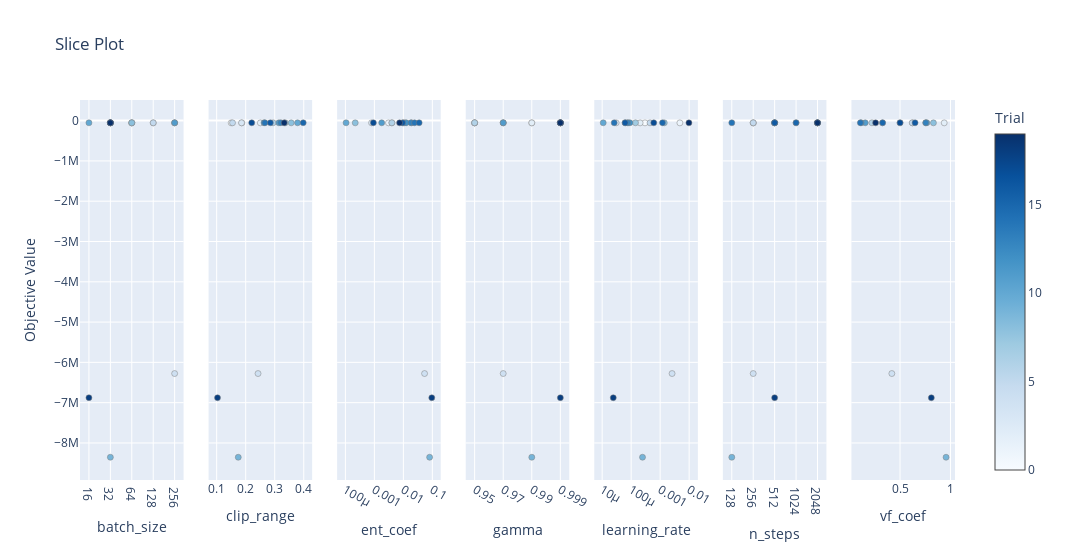

The code cell stored with this chart in its notebook:
### Markdown cell above
**Slice Plot**

This plot visualizes the objective value across the range of each hyperparameter, helping understand how each parameter influences the outcome.

### Code cell
from optuna.visualization import plot_slice

fig = plot_slice(study)
fig.show()

### Figure 1 — Plotly figure (JSON) as saved in the notebook; plotly's stock layout.template omitted (floating-point values rounded to 4 significant figures)
{"data": [{"marker": {"color": [0, 1, 2, 3, 4, 5, 6, 7, 8, 9, 10, 11, 12, 13, 14, 15, 16, 17, 18, 19], "colorbar": {"title": {"text": "Trial"}, "x": 1, "xpad": 40}, "colorscale": [[0, "rgb(247,251,255)"], [0.125, "rgb(222,235,247)"], [0.25, "rgb(198,219,239)"], [0.375, "rgb(158,202,225)"], [0.5, "rgb(107,174,214)"], [0.625, "rgb(66,146,198)"], [0.75, "rgb(33,113,181)"], [0.875, "rgb(8,81,156)"], [1, "rgb(8,48,107)"]], "line": {"color": "Grey", "width": 0.5}, "showscale": true}, "mode": "markers", "name": "Feasible Trial", "showlegend": false, "type": "scatter", "x": [64, 256, 64, 128, 256, 128, 64, 256, 64, 32, 16, 256, 32, 32, 32, 32, 32, 32, 16, 32], "xaxis": "x", "y": [-55350.0, -55480.0, -55850.0, -55350.0, -6277000.0, -54910.0, -53870.0, -53740.0, -55280.0, -8355000.0, -54170.0, -54220.0, -52960.0, -52830.0, -54420.0, -53530.0, -54040.0, -54190.0, -6878000.0, -55500.0], "yaxis": "y"}, {"marker": {"color": [0, 1, 2, 3, 4, 5, 6, 7, 8, 9, 10, 11, 12, 13, 14, 15, 16, 17, 18, 19], "colorbar": {"title": {"text": "Trial"}, "x": 1, "xpad": 40}, "colorscale": [[0, "rgb(247,251,255)"], [0.125, "rgb(222,235,247)"], [0.25, "rgb(198,219,239)"], [0.375, "rgb(158,202,225)"], [0.5, "rgb(107,174,214)"], [0.625, "rgb(66,146,198)"], [0.75, "rgb(33,113,181)"], [0.875, "rgb(8,81,156)"], [1, "rgb(8,48,107)"]], "line": {"color": "Grey", "width": 0.5}, "showscale": false}, "mode": "markers", "name": "Feasible Trial", "showlegend": false, "type": "scatter", "x": [0.15, 0.1868, 0.2504, 0.1857, 0.2425, 0.1546, 0.2944, 0.3363, 0.3567, 0.1744, 0.3786, 0.3143, 0.2631, 0.3212, 0.2664, 0.3982, 0.285, 0.2208, 0.1029, 0.3328], "xaxis": "x2", "y": [-55350.0, -55480.0, -55850.0, -55350.0, -6277000.0, -54910.0, -53870.0, -53740.0, -55280.0, -8355000.0, -54170.0, -54220.0, -52960.0, -52830.0, -54420.0, -53530.0, -54040.0, -54190.0, -6878000.0, -55500.0], "yaxis": "y2"}, {"marker": {"color": [0, 1, 2, 3, 4, 5, 6, 7, 8, 9, 10, 11, 12, 13, 14, 15, 16, 17, 18, 19], "colorbar": {"title": {"text": "Trial"}, "x": 1, "xpad": 40}, "colorscale": [[0, "rgb(247,251,255)"], [0.125, "rgb(222,235,247)"], [0.25, "rgb(198,219,239)"], [0.375, "rgb(158,202,225)"], [0.5, "rgb(107,174,214)"], [0.625, "rgb(66,146,198)"], [0.75, "rgb(33,113,181)"], [0.875, "rgb(8,81,156)"], [1, "rgb(8,48,107)"]], "line": {"color": "Grey", "width": 0.5}, "showscale": false}, "mode": "markers", "name": "Feasible Trial", "showlegend": false, "type": "scatter", "x": [0.01, 0.003064, 0.004017, 0.0007996, 0.05387, 0.01903, 0.004008, 0.01121, 0.0002184, 0.08051, 0.0001054, 0.001786, 0.01252, 0.01839, 0.0243, 0.03501, 0.009405, 0.0009234, 0.09559, 0.007404], "xaxis": "x3", "y": [-55350.0, -55480.0, -55850.0, -55350.0, -6277000.0, -54910.0, -53870.0, -53740.0, -55280.0, -8355000.0, -54170.0, -54220.0, -52960.0, -52830.0, -54420.0, -53530.0, -54040.0, -54190.0, -6878000.0, -55500.0], "yaxis": "y3"}, {"marker": {"color": [0, 1, 2, 3, 4, 5, 6, 7, 8, 9, 10, 11, 12, 13, 14, 15, 16, 17, 18, 19], "colorbar": {"title": {"text": "Trial"}, "x": 1, "xpad": 40}, "colorscale": [[0, "rgb(247,251,255)"], [0.125, "rgb(222,235,247)"], [0.25, "rgb(198,219,239)"], [0.375, "rgb(158,202,225)"], [0.5, "rgb(107,174,214)"], [0.625, "rgb(66,146,198)"], [0.75, "rgb(33,113,181)"], [0.875, "rgb(8,81,156)"], [1, "rgb(8,48,107)"]], "line": {"color": "Grey", "width": 0.5}, "showscale": false}, "mode": "markers", "name": "Feasible Trial", "showlegend": false, "type": "scatter", "x": [0.99, 0.95, 0.99, 0.95, 0.97, 0.95, 0.95, 0.97, 0.97, 0.99, 0.999, 0.97, 0.999, 0.999, 0.999, 0.999, 0.999, 0.999, 0.999, 0.999], "xaxis": "x4", "y": [-55350.0, -55480.0, -55850.0, -55350.0, -6277000.0, -54910.0, -53870.0, -53740.0, -55280.0, -8355000.0, -54170.0, -54220.0, -52960.0, -52830.0, -54420.0, -53530.0, -54040.0, -54190.0, -6878000.0, -55500.0], "yaxis": "y4"}, {"marker": {"color": [0, 1, 2, 3, 4, 5, 6, 7, 8, 9, 10, 11, 12, 13, 14, 15, 16, 17, 18, 19], "colorbar": {"title": {"text": "Trial"}, "x": 1, "xpad": 40}, "colorscale": [[0, "rgb(247,251,255)"], [0.125, "rgb(222,235,247)"], [0.25, "rgb(198,219,239)"], [0.375, "rgb(158,202,225)"], [0.5, "rgb(107,174,214)"], [0.625, "rgb(66,146,198)"], [0.75, "rgb(33,113,181)"], [0.875, "rgb(8,81,156)"], [1, "rgb(8,48,107)"]], "line": {"color": "Grey", "width": 0.5}, "showscale": false}, "mode": "markers", "name": "Feasible Trial", "showlegend": false, "type": "scatter", "x": [0.0003, 0.004795, 0.0002041, 3.04e-05, 0.002577, 0.0004477, 7.877e-05, 0.0001409, 0.00139, 0.0002464, 1.087e-05, 6.199e-05, 9.047e-05, 7.489e-05, 2.6e-05, 0.001203, 6.192e-05, 0.0006024, 2.416e-05, 0.009831], "xaxis": "x5", "y": [-55350.0, -55480.0, -55850.0, -55350.0, -6277000.0, -54910.0, -53870.0, -53740.0, -55280.0, -8355000.0, -54170.0, -54220.0, -52960.0, -52830.0, -54420.0, -53530.0, -54040.0, -54190.0, -6878000.0, -55500.0], "yaxis": "y5"}, {"marker": {"color": [0, 1, 2, 3, 4, 5, 6, 7, 8, 9, 10, 11, 12, 13, 14, 15, 16, 17, 18, 19], "colorbar": {"title": {"text": "Trial"}, "x": 1, "xpad": 40}, "colorscale": [[0, "rgb(247,251,255)"], [0.125, "rgb(222,235,247)"], [0.25, "rgb(198,219,239)"], [0.375, "rgb(158,202,225)"], [0.5, "rgb(107,174,214)"], [0.625, "rgb(66,146,198)"], [0.75, "rgb(33,113,181)"], [0.875, "rgb(8,81,156)"], [1, "rgb(8,48,107)"]], "line": {"color": "Grey", "width": 0.5}, "showscale": false}, "mode": "markers", "name": "Feasible Trial", "showlegend": false, "type": "scatter", "x": [2048, 256, 256, 1024, 256, 256, 2048, 512, 512, 128, 512, 2048, 2048, 512, 128, 1024, 512, 2048, 512, 2048], "xaxis": "x6", "y": [-55350.0, -55480.0, -55850.0, -55350.0, -6277000.0, -54910.0, -53870.0, -53740.0, -55280.0, -8355000.0, -54170.0, -54220.0, -52960.0, -52830.0, -54420.0, -53530.0, -54040.0, -54190.0, -6878000.0, -55500.0], "yaxis": "y6"}, {"marker": {"color": [0, 1, 2, 3, 4, 5, 6, 7, 8, 9, 10, 11, 12, 13, 14, 15, 16, 17, 18, 19], "colorbar": {"title": {"text": "Trial"}, "x": 1, "xpad": 40}, "colorscale": [[0, "rgb(247,251,255)"], [0.125, "rgb(222,235,247)"], [0.25, "rgb(198,219,239)"], [0.375, "rgb(158,202,225)"], [0.5, "rgb(107,174,214)"], [0.625, "rgb(66,146,198)"], [0.75, "rgb(33,113,181)"], [0.875, "rgb(8,81,156)"], [1, "rgb(8,48,107)"]], "line": {"color": "Grey", "width": 0.5}, "showscale": false}, "mode": "markers", "name": "Feasible Trial", "showlegend": false, "type": "scatter", "x": [0.5, 0.6237, 0.938, 0.3253, 0.4188, 0.621, 0.2213, 0.7552, 0.8311, 0.9564, 0.7661, 0.1553, 0.1149, 0.7555, 0.1069, 0.3276, 0.6491, 0.5003, 0.8102, 0.2582], "xaxis": "x7", "y": [-55350.0, -55480.0, -55850.0, -55350.0, -6277000.0, -54910.0, -53870.0, -53740.0, -55280.0, -8355000.0, -54170.0, -54220.0, -52960.0, -52830.0, -54420.0, -53530.0, -54040.0, -54190.0, -6878000.0, -55500.0], "yaxis": "y7"}], "layout": {"title": {"text": "Slice Plot"}, "width": 2100, "xaxis": {"anchor": "y", "categoryarray": [16, 32, 64, 128, 256], "categoryorder": "array", "domain": [0, 0.1184], "title": {"text": "batch_size"}, "type": "category"}, "xaxis2": {"anchor": "y2", "domain": [0.1469, 0.2653], "title": {"text": "clip_range"}}, "xaxis3": {"anchor": "y3", "domain": [0.2939, 0.4122], "title": {"text": "ent_coef"}, "type": "log"}, "xaxis4": {"anchor": "y4", "categoryarray": [0.95, 0.97, 0.99, 0.999], "categoryorder": "array", "domain": [0.4408, 0.5592], "title": {"text": "gamma"}, "type": "category"}, "xaxis5": {"anchor": "y5", "domain": [0.5878, 0.7061], "title": {"text": "learning_rate"}, "type": "log"}, "xaxis6": {"anchor": "y6", "categoryarray": [128, 256, 512, 1024, 2048], "categoryorder": "array", "domain": [0.7347, 0.8531], "title": {"text": "n_steps"}, "type": "category"}, "xaxis7": {"anchor": "y7", "domain": [0.8816, 1.0], "title": {"text": "vf_coef"}}, "yaxis": {"anchor": "x", "domain": [0, 1], "title": {"text": "Objective Value"}}, "yaxis2": {"anchor": "x2", "domain": [0, 1], "matches": "y", "showticklabels": false}, "yaxis3": {"anchor": "x3", "domain": [0, 1], "matches": "y", "showticklabels": false}, "yaxis4": {"anchor": "x4", "domain": [0, 1], "matches": "y", "showticklabels": false}, "yaxis5": {"anchor": "x5", "domain": [0, 1], "matches": "y", "showticklabels": false}, "yaxis6": {"anchor": "x6", "domain": [0, 1], "matches": "y", "showticklabels": false}, "yaxis7": {"anchor": "x7", "domain": [0, 1], "matches": "y", "showticklabels": false}}}
